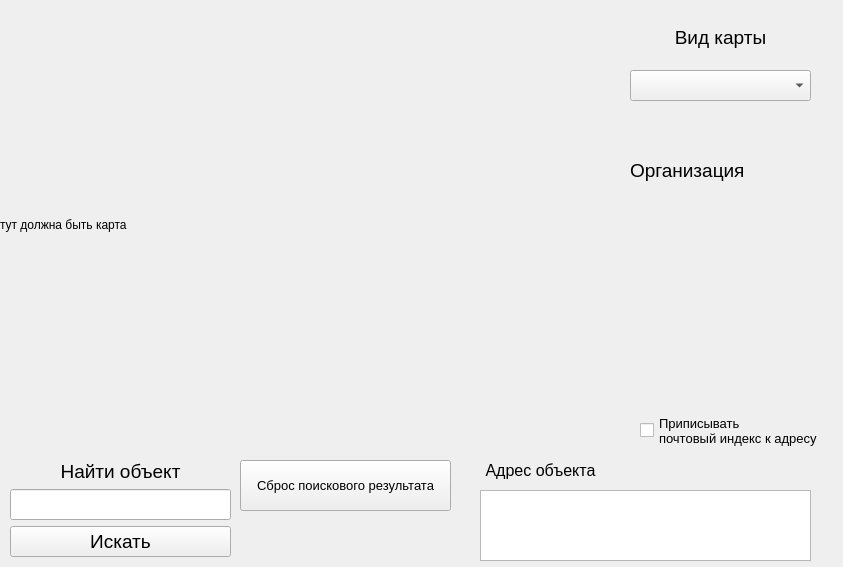
<?xml version="1.0" encoding="UTF-8"?>
<ui version="4.0">
 <class>YandexMaps</class>
 <widget class="QMainWindow" name="YandexMaps">
  <property name="geometry">
   <rect>
    <x>0</x>
    <y>0</y>
    <width>843</width>
    <height>567</height>
   </rect>
  </property>
  <property name="sizePolicy">
   <sizepolicy hsizetype="Preferred" vsizetype="Preferred">
    <horstretch>0</horstretch>
    <verstretch>0</verstretch>
   </sizepolicy>
  </property>
  <property name="minimumSize">
   <size>
    <width>843</width>
    <height>567</height>
   </size>
  </property>
  <property name="maximumSize">
   <size>
    <width>843</width>
    <height>567</height>
   </size>
  </property>
  <property name="windowTitle">
   <string>ТипаЯндексКарты</string>
  </property>
  <widget class="QWidget" name="centralwidget">
   <widget class="QLabel" name="map_label">
    <property name="geometry">
     <rect>
      <x>0</x>
      <y>0</y>
      <width>600</width>
      <height>450</height>
     </rect>
    </property>
    <property name="text">
     <string>тут должна быть карта</string>
    </property>
   </widget>
   <widget class="QWidget" name="layoutWidget">
    <property name="geometry">
     <rect>
      <x>10</x>
      <y>460</y>
      <width>221</width>
      <height>97</height>
     </rect>
    </property>
    <layout class="QVBoxLayout" name="verticalLayout">
     <item>
      <widget class="QLabel" name="label_2">
       <property name="font">
        <font>
         <pointsize>14</pointsize>
        </font>
       </property>
       <property name="text">
        <string>Найти объект</string>
       </property>
       <property name="alignment">
        <set>Qt::AlignCenter</set>
       </property>
      </widget>
     </item>
     <item>
      <widget class="QLineEdit" name="name_toponym">
       <property name="font">
        <font>
         <pointsize>14</pointsize>
        </font>
       </property>
      </widget>
     </item>
     <item>
      <widget class="QPushButton" name="find_toponym_button">
       <property name="font">
        <font>
         <pointsize>14</pointsize>
        </font>
       </property>
       <property name="text">
        <string>Искать</string>
       </property>
      </widget>
     </item>
    </layout>
   </widget>
   <widget class="QLabel" name="error_message">
    <property name="geometry">
     <rect>
      <x>240</x>
      <y>520</y>
      <width>211</width>
      <height>31</height>
     </rect>
    </property>
    <property name="font">
     <font>
      <pointsize>12</pointsize>
      <weight>75</weight>
      <bold>true</bold>
     </font>
    </property>
    <property name="text">
     <string/>
    </property>
    <property name="alignment">
     <set>Qt::AlignCenter</set>
    </property>
   </widget>
   <widget class="QWidget" name="layoutWidget">
    <property name="geometry">
     <rect>
      <x>630</x>
      <y>10</y>
      <width>181</width>
      <height>91</height>
     </rect>
    </property>
    <layout class="QVBoxLayout" name="verticalLayout_3">
     <item>
      <layout class="QVBoxLayout" name="verticalLayout_2">
       <item>
        <widget class="QLabel" name="label">
         <property name="font">
          <font>
           <pointsize>14</pointsize>
          </font>
         </property>
         <property name="text">
          <string>Вид карты</string>
         </property>
         <property name="alignment">
          <set>Qt::AlignCenter</set>
         </property>
        </widget>
       </item>
       <item>
        <widget class="QComboBox" name="map_view">
         <property name="font">
          <font>
           <pointsize>14</pointsize>
          </font>
         </property>
        </widget>
       </item>
      </layout>
     </item>
    </layout>
   </widget>
   <widget class="QPushButton" name="reset_search">
    <property name="geometry">
     <rect>
      <x>240</x>
      <y>460</y>
      <width>211</width>
      <height>51</height>
     </rect>
    </property>
    <property name="font">
     <font>
      <pointsize>10</pointsize>
     </font>
    </property>
    <property name="text">
     <string>Сброс поискового результата</string>
    </property>
   </widget>
   <widget class="QLabel" name="label_3">
    <property name="geometry">
     <rect>
      <x>470</x>
      <y>450</y>
      <width>141</width>
      <height>41</height>
     </rect>
    </property>
    <property name="font">
     <font>
      <pointsize>12</pointsize>
      <weight>50</weight>
      <bold>false</bold>
     </font>
    </property>
    <property name="text">
     <string>Адрес объекта</string>
    </property>
    <property name="alignment">
     <set>Qt::AlignCenter</set>
    </property>
   </widget>
   <widget class="QPlainTextEdit" name="address_toponym">
    <property name="geometry">
     <rect>
      <x>480</x>
      <y>490</y>
      <width>331</width>
      <height>71</height>
     </rect>
    </property>
   </widget>
   <widget class="QCheckBox" name="add_mail_box">
    <property name="geometry">
     <rect>
      <x>640</x>
      <y>400</y>
      <width>281</width>
      <height>61</height>
     </rect>
    </property>
    <property name="font">
     <font>
      <pointsize>10</pointsize>
     </font>
    </property>
    <property name="text">
     <string>Приписывать
почтовый индекс к адресу</string>
    </property>
   </widget>
   <widget class="QLabel" name="label_4">
    <property name="geometry">
     <rect>
      <x>630</x>
      <y>150</y>
      <width>131</width>
      <height>41</height>
     </rect>
    </property>
    <property name="font">
     <font>
      <pointsize>14</pointsize>
     </font>
    </property>
    <property name="text">
     <string>Организация</string>
    </property>
   </widget>
   <widget class="QLabel" name="organization_label">
    <property name="geometry">
     <rect>
      <x>630</x>
      <y>200</y>
      <width>181</width>
      <height>91</height>
     </rect>
    </property>
    <property name="font">
     <font>
      <pointsize>12</pointsize>
     </font>
    </property>
    <property name="text">
     <string/>
    </property>
   </widget>
  </widget>
 </widget>
 <resources/>
 <connections/>
</ui>
